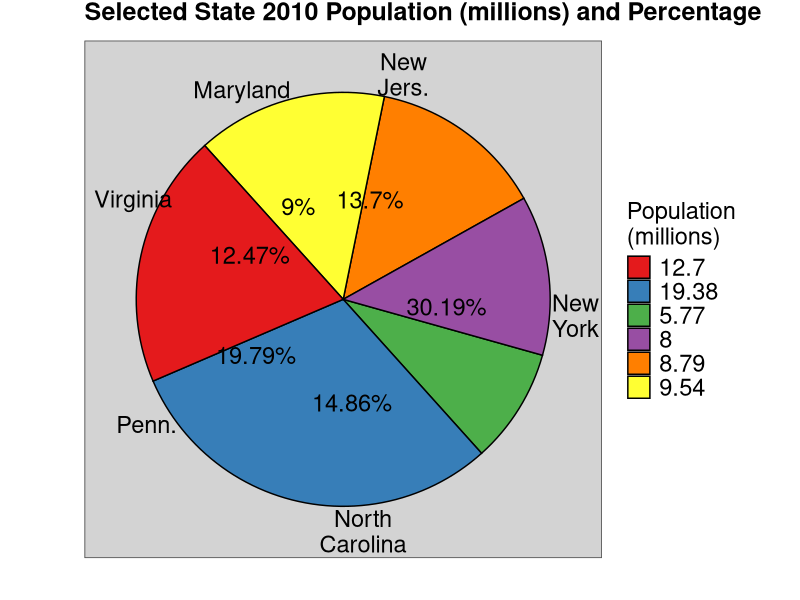

Here is the R script that generated this plot:
# This script creates a pie chart using (a subset of) 'census_data.csv' using the 'ggplot2' library.

# A description of 'census_data.csv' can be found in 'census_data_scrape_and_process.R'.

# Load packages.
library(data.table)
library(ggplot2)
library(ggthemes)

# Load data.
# Note that the data is located in the 'visualizations' folder, NOT the 'ggplot' folder.
census_data = data.table(read.csv('census_data.csv', 
                                  header = T, 
                                  stringsAsFactors = F, 
                                  check.names = F))

#####
# SUBSET/PROCESS DATA.

  # Specify states of interest.
  states = c('North Carolina', 'Maryland', 'New Jersey', 'Pennsylvania', 
             'Virginia', 'New York')
  
  # Create data subset (specified above).
  census_subset = census_data[Name %in% states, .(Name, `2010`)]
  
  # Divide population values by 1000000 for easier graph viewing.
  census_subset$`2010` = census_subset$`2010` / 1000000
  
  # Compute percentage of total population accounted for by each state.
  
    # Compute percentage.
    census_subset$percent = round(100 * (census_subset$`2010` / sum(census_subset$`2010`)), 2)
  
    # Change to 'character' vector with form 'percent + %'.
    census_subset$percent = as.character(census_subset$percent)
    census_subset$percent = paste0(census_subset$percent, '%')
    
    # Change 'census_subset$Name' from state name to state abbreviation so labels fit on pie chart.
    census_subset$Name = ifelse(census_subset$Name == 'North Carolina', 'North\nCarolina', 
                                ifelse(census_subset$Name == 'Maryland', 'Maryland', 
                                       ifelse(census_subset$Name == 'New Jersey', 'New\nJers.', 
                                              ifelse(census_subset$Name == 'Pennsylvania', 'Penn.', 
                                                     ifelse(census_subset$Name == 'Virginia', 'Virginia', 'New\nYork')))))
  
  # Specify locations for pie chart labels.
  
    # Count cumulative population.
    # This has no statistical or data significance, it's only to help with chart labels.
    census_subset$sum = cumsum(census_subset$`2010`)
    
    # Create 'offset_sum' column that will help with chart labels.
    census_subset$offset_sum = c(0, census_subset$sum[1:(nrow(census_subset) - 1)])
    
    # Create 'label_locations' column that specifies label locations on pie chart.
    census_subset$label_locations = (census_subset$sum + census_subset$offset_sum) / 2

#####  
# Plot data.
ggplot(data = census_subset, 
       aes(x = '', 
           y = `2010`, 
           fill = as.character(round(`2010`, 2)))) + 
geom_bar(stat = 'identity', 
         color = 'black') +
geom_text(aes(y = label_locations, 
              label = census_subset$percent), 
          size = 6) +
coord_polar('y', 
            start = 5.55) +
guides(fill = guide_legend(title = 'Population\n(millions)')) +
theme_few() +
theme(axis.ticks = element_blank(), 
      axis.text.x = element_text(color = 'black', 
                                 size = 17, 
                                 vjust = 10), 
      plot.title = element_text(face = 'bold', 
                                size = 18, 
                                vjust = 2),
      panel.background = element_rect(fill = 'lightgrey', 
                                      colour = 'lightgrey'), 
      legend.text = element_text(size = 17), 
      legend.title = element_text(size = 17)) +
scale_y_continuous(breaks = census_subset$label_locations, 
                   labels = census_subset$Name) +
scale_fill_brewer(palette = 'Set1') +
ggtitle('Selected State 2010 Population (millions) and Percentage') +
xlab('') +
ylab('')
